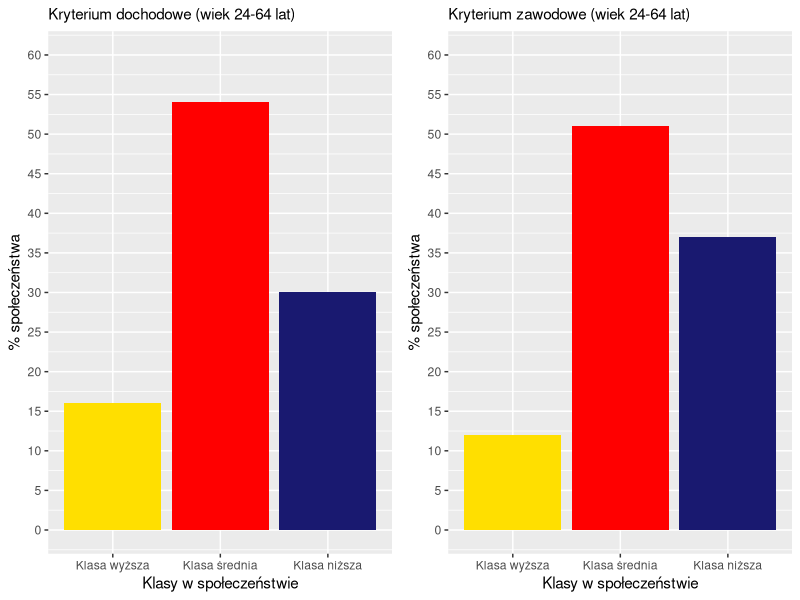

Here is the R script that generated this plot:
## ---- chunk 1
knitr::opts_chunk$set(echo = TRUE)
## ---- chunk 2
# Dane
klasy <- c("Klasa wyższa", "Klasa średnia", "Klasa niższa")
kryt_dochodowe <- c(16,54,30)
kryt_zawodowe <- c(12,51,37)
data <- data.frame(klasy, kryt_dochodowe, kryt_zawodowe)
kolory <- c("Klasa wyższa" = "#FFDF00",
            "Klasa średnia" = "red",
            "Klasa niższa" = "midnightblue")

# Biblioteki:
library(patchwork)
library(ggplot2)
library(RColorBrewer)
library(gridExtra)

class_order <- c("Klasa wyższa", "Klasa średnia", "Klasa niższa")
p1 <- ggplot(data = data, aes(x = klasy, y = kryt_dochodowe, fill = klasy))+
  geom_bar(stat = "identity") +
  scale_x_discrete(limits = class_order) +
  scale_fill_manual(values = kolory) +
  theme(legend.position = "none",
        plot.title = element_text(size=11)) +
  labs( x = "Klasy w społeczeństwie",
        y = "% społeczeństwa",
        title = "Kryterium dochodowe (wiek 24-64 lat)")
p2 <- ggplot(data = data, aes(x = klasy, y = kryt_zawodowe, fill = klasy))+
  geom_bar(stat = "identity") +
  scale_x_discrete(limits = class_order) +
  scale_fill_manual(values = kolory) +
  theme(legend.title = element_blank(),
        legend.position = "none",
        plot.title = element_text(size = 11)) +
  labs( x = "Klasy w społeczeństwie",
        y = "% społeczeństwa",
        title = "Kryterium zawodowe (wiek 24-64 lat)")
## ---- chunk 3
grid.arrange(p1 + coord_cartesian(ylim = c(0,60)) +
            scale_y_continuous(breaks = scales::pretty_breaks(n = 10)),
             p2 + coord_cartesian(ylim = c(0,60)) +
            scale_y_continuous(breaks = scales::pretty_breaks(n = 10)),
             nrow = 1)
